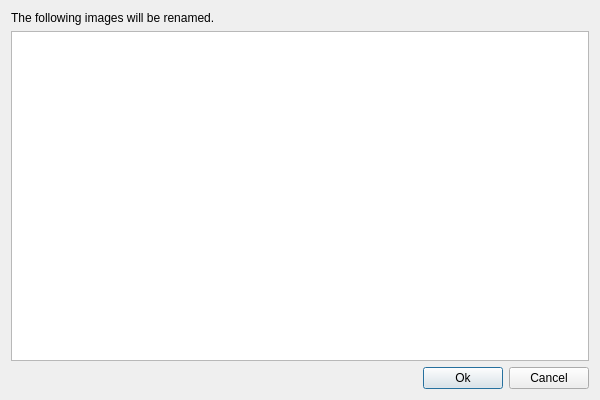
<?xml version="1.0" encoding="UTF-8"?>
<ui version="4.0">
 <class>RenameExisting2</class>
 <widget class="QDialog" name="RenameExisting2">
  <property name="geometry">
   <rect>
    <x>0</x>
    <y>0</y>
    <width>600</width>
    <height>400</height>
   </rect>
  </property>
  <property name="windowTitle">
   <string>Rename existing files</string>
  </property>
  <property name="windowIcon">
   <iconset resource="../../../resources/resources.qrc">
    <normaloff>:/images/icon.ico</normaloff>:/images/icon.ico</iconset>
  </property>
  <layout class="QVBoxLayout" name="verticalLayout">
   <item>
    <widget class="QLabel" name="label">
     <property name="text">
      <string>The following images will be renamed.</string>
     </property>
    </widget>
   </item>
   <item>
    <widget class="QTableView" name="tableView"/>
   </item>
   <item>
    <layout class="QHBoxLayout" name="horizontalLayout_4">
     <item>
      <spacer name="horizontalSpacer">
       <property name="orientation">
        <enum>Qt::Horizontal</enum>
       </property>
       <property name="sizeHint" stdset="0">
        <size>
         <width>40</width>
         <height>20</height>
        </size>
       </property>
      </spacer>
     </item>
     <item>
      <widget class="QPushButton" name="buttonOk">
       <property name="text">
        <string>Ok</string>
       </property>
      </widget>
     </item>
     <item>
      <widget class="QPushButton" name="buttonCancel">
       <property name="text">
        <string>Cancel</string>
       </property>
      </widget>
     </item>
    </layout>
   </item>
  </layout>
 </widget>
 <resources>
  <include location="../../../resources/resources.qrc"/>
 </resources>
 <connections/>
</ui>
